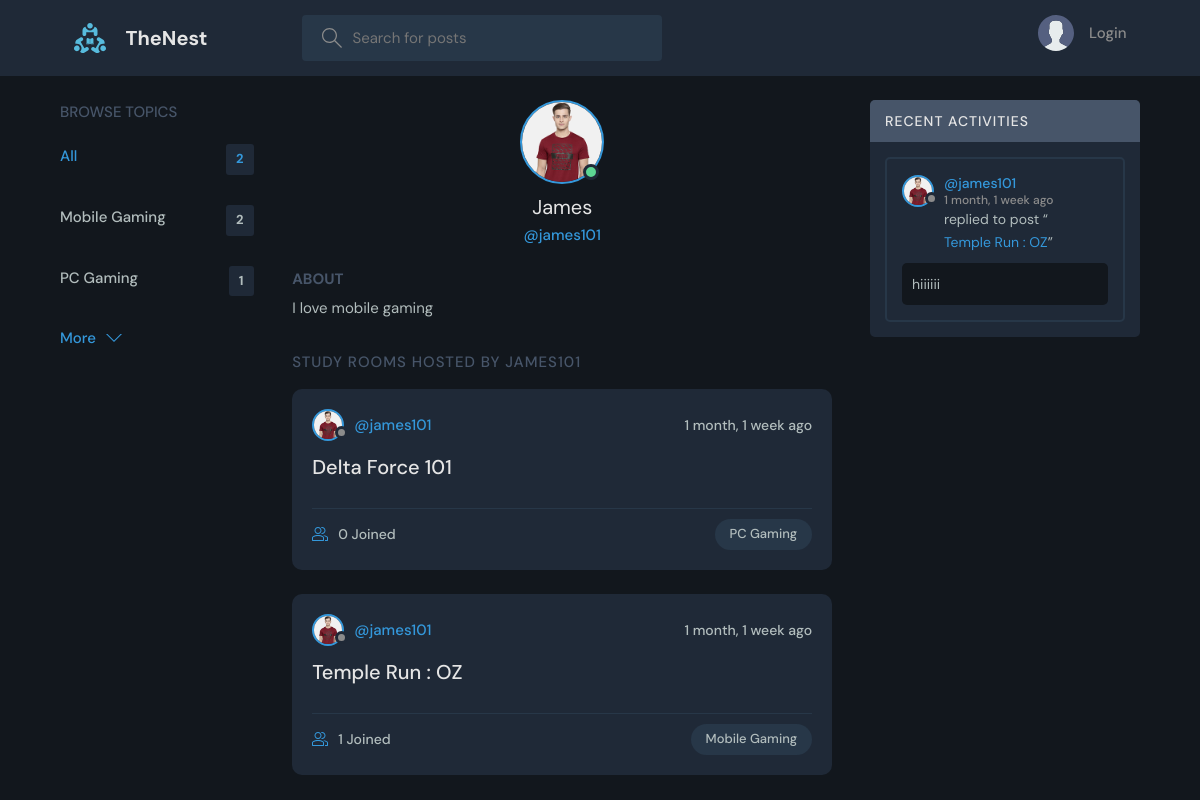
The app's page /profile/2/ with its own data.
### base/models.py (models this page shows, shortened)
class Topic(models.Model):
    name = models.CharField(max_length=200)

class User(AbstractUser):
    name = models.CharField(max_length=200, null=True)
    email = models.EmailField(unique=True, null=True)
    bio = models.TextField(null=True)
    avatar = models.ImageField(null=True, default="avatar.svg")
    USERNAME_FIELD = 'email'
    REQUIRED_FIELDS = []

class Room(models.Model):
    host = models.ForeignKey(User, on_delete=models.SET_NULL, null=True)
    topic = models.ForeignKey(Topic, on_delete=models.SET_NULL, null=True)
    name = models.CharField(max_length=200)
    description = models.TextField(null=True, blank=True)
    participants = models.ManyToManyField(
        User, related_name='participants', blank=True)
    updated = models.DateTimeField(auto_now=True)
    created = models.DateTimeField(auto_now_add=True)
    class Meta:
        ordering = ['-updated', '-created']
    def __str__(self):
        return self.name

class Message(models.Model):
    user = models.ForeignKey(User, on_delete=models.CASCADE)
    room = models.ForeignKey(Room, on_delete=models.CASCADE)
    body = models.TextField()
    updated = models.DateTimeField(auto_now=True)
    created = models.DateTimeField(auto_now_add=True)
    class Meta:
        ordering = ['-updated', '-created']

### base/views.py (the view)
# urls.py: path('profile/<str:pk>/', views.userProfile, name="user-profile"),
def userProfile(request, pk):
    user = User.objects.get(id=pk)
    rooms = user.room_set.all()
    room_messages = user.message_set.all()
    topics = Topic.objects.all()
    context = {'user': user, 'rooms': rooms,
               'room_messages': room_messages, 'topics': topics}
    return render(request, 'base/profile.html', context)

### base/templates/base/profile.html (shortened to what this page needs)
{% extends 'main.html' %}
{% block content %}
<main class="profile-page layout layout--3">
  <div class="container">
    {% include 'base/topics_component.html' %}
    <div class="roomList">
      <div class="profile">
        <div class="profile__avatar">
          <div class="avatar avatar--large active">
            <img src="{{user.avatar.url}}" />
          </div>
        </div>
        <div class="profile__info">
          <h3>{{user.name}}</h3>
          <p>@{{user.username}}</p>
        </div>
        <div class="profile__about">
          <h3>About</h3>
          <p>
            {{user.bio}}
          </p>
        </div>
      </div>
      <div class="roomList__header">
        <div>
          <h2>Study Rooms Hosted by {{user.username}}</a>
          </h2>
        </div>
      </div>
      {% include 'base/feed_component.html' %}
    </div>
    {% include 'base/activity_component.html' %}
  </div>
</main>
{% endblock content %}

### templates/main.html (shortened to what this page needs)
<!DOCTYPE html>
{% load static %}
<html lang="en">
<head>
    <link rel="stylesheet" href="{% static 'style.css' %}" />
</head>
<body>
    {% include 'navbar.html' %}
    {% block content %}
    {% endblock %}
</body>
</html>

### templates/navbar.html (shortened to what this page needs)
{% load static %}
<header class="header header--loggedIn">
    <div class="container">
        <a href="{% url 'home' %}" class="header__logo">
            <img src="{% static 'assets/logo.svg' %}" />
            <h1>TheNest</h1>
        </a>
        <form class="header__search" method="GET" action="{% url 'home' %}">
            <label>
                <input name="q" placeholder="Search for posts" />
            </label>
        </form>
        <nav class="header__menu">
            {% if request.user.is_authenticated %}
            <div class="header__user">
                <a href="{% url 'update-user' %}">
                    <div class="avatar avatar--medium active">
                        <img src="{{request.user.avatar.url}}" />
                    </div>
                    <p>{{request.user.username}} <span>@{{request.user.username}}</span></p>
                </a>
                <button class="dropdown-button">
                    <svg version="1.1" xmlns="http://www.w3.org/2000/svg" width="32" height="32" viewBox="0 0 32 32">
                        <title>chevron-down</title>
                        <path d="M16 21l-13-13h-3l16 16 16-16h-3l-13 13z"></path>
                    </svg>
                </button>
            </div>
            {% else %}
            <a href="{% url 'login' %}">
                <img src="{% static 'assets/avatar.svg' %}" />
                <p>Login</p>
            </a>
            {% endif %}
        </nav>
    </div>
</header>

### base/templates/base/topics_component.html
<div class="topics">
    <div class="topics__header">
        <h2>Browse Topics</h2>
    </div>
    <ul class="topics__list">
        <li>
            <a href="{% url 'home' %}" class="active">All <span>{{topics.count}}</span></a>
        </li>
        {% for topic in topics %}
        <li>
            <a href="{% url 'home' %}?q={{topic.name}}">{{topic.name}}<span>{{topic.room_set.all.count}}</span></a>
        </li>
        {% endfor %}
    </ul>
    <a class="btn btn--link" href="{% url 'topics' %}">
        More
        <svg version="1.1" xmlns="http://www.w3.org/2000/svg" width="32" height="32" viewBox="0 0 32 32">
            <title>chevron-down</title>
            <path d="M16 21l-13-13h-3l16 16 16-16h-3l-13 13z"></path>
        </svg>
    </a>
</div>

### base/templates/base/feed_component.html (shortened to what this page needs)
{% for room in rooms %}
<div class="roomListRoom">
    <div class="roomListRoom__header">
        <a href="{% url 'user-profile' room.host.id %}" class="roomListRoom__author">
            <div class="avatar avatar--small">
                <img src="{{room.host.avatar.url}}" />
            </div>
            <span>@{{room.host.username}}</span>
        </a>
        <div class="roomListRoom__actions">
            <span>{{room.created|timesince}} ago</span>
        </div>
    </div>
    <div class="roomListRoom__content">
        <a href="{% url 'room' room.id %}">{{room.name}}</a>
    </div>
    <div class="roomListRoom__meta">
        <a href="{% url 'room' room.id %}" class="roomListRoom__joined">
            {{room.participants.all.count}} Joined
        </a>
        <p class="roomListRoom__topic">{{room.topic.name}}</p>
    </div>
</div>
{% endfor %}

### base/templates/base/activity_component.html (shortened to what this page needs)
<div class="activities">
    <div class="activities__header">
        <h2>Recent Activities</h2>
    </div>
    {% for message in room_messages %}
    <div class="activities__box">
        <div class="activities__boxHeader roomListRoom__header">
            <a href="{% url 'user-profile' message.user.id %}" class="roomListRoom__author">
                <div class="avatar avatar--small">
                    <img src="{{message.user.avatar.url}}" />
                </div>
                <p>
                    @{{message.user.username}}
                    <span>{{message.created|timesince}} ago</span>
                </p>
            </a>
        </div>
        <div class="activities__boxContent">
            <p>replied to post “<a href="{% url 'room' message.room.id %}">{{message.room}}</a>”</p>
            <div class="activities__boxRoomContent">{{message.body}}</div>
        </div>
    </div>
    {% endfor %}
</div>

### records on screen
Topic: name "Mobile Gaming", room_set.all.count "2"
Topic: name "PC Gaming", room_set.all.count "1"
User: avatar (picture), name "James", username "james101", bio "I love mobile gaming", username "JAMES101"
Room: host.avatar (picture), host.username "james101", created "1 month, 1 week", name "Delta Force 101", participants.all.count "0", topic.name "PC Gaming"
Room: host.avatar (picture), host.username "james101", created "1 month, 1 week", name "Temple Run : OZ", participants.all.count "1", topic.name "Mobile Gaming"
Message: user.avatar (picture), user.username "james101", created "1 month, 1 week", room "Temple Run : OZ", body "hiiiiii"

### other values on screen
{{ topics.count }} "2"
